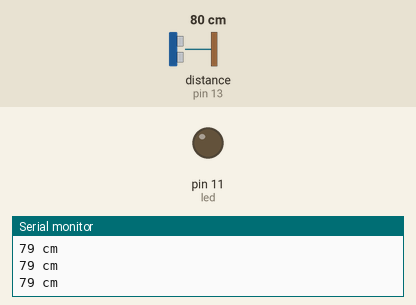
A sketch run on a simulated Arduino Uno, built with avr-gcc and run on an emulated ATmega328P. Shown: output pins drawn as LEDs (lit = HIGH), the last lines printed to the serial monitor. Wiring (inferred from the names in the program): ultrasonic range finder: trigger pin 12; echo pin 13. The inputs (shaded band) are chosen by the test bench; at power-on: distance to the obstacle (sensor on pin 13) 80 cm. The echo pulse lasts 58.3 µs per cm; pins used as bus, display or sensor lines are not drawn.

Above: at 1.3 s.
1.4 s: distance to the obstacle (sensor on pin 13) set to 2 cm
At 2.7 s:
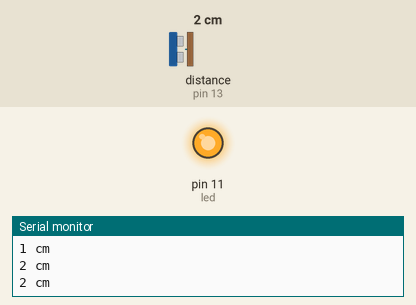
3.0 s: distance to the obstacle (sensor on pin 13) set to 18 cm
At 4.2 s:
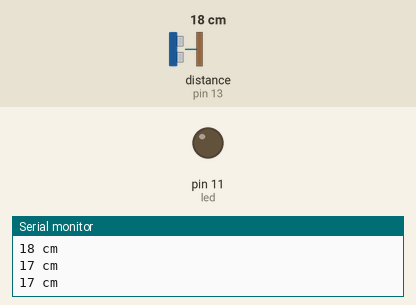
4.5 s: distance to the obstacle (sensor on pin 13) set to 4 cm
At 5.5 s:
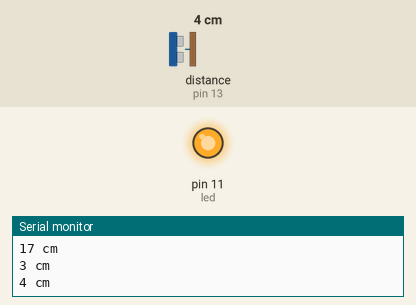
Timing chart, 0 to 7.5 s (numbered marks = the images above; inputs shaded):
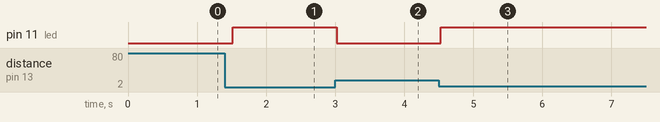

The sketch:

distance_sensor_arduino.ino
```cpp
/*
HC-SR04 Ping distance sensor]
VCC to arduino 5v GND to arduino GND
Echo to Arduino pin 12 Trig to Arduino pin 13
Red POS to Arduino pin 11
Green POS to Arduino pin 10
560 ohm resistor to both LED NEG and GRD power rail
More info at: http://goo.gl/kJ8Gl
Original code improvements to the Ping sketch sourced from Trollmaker.com
Some code and wiring inspired by http://en.wikiversity.org/wiki/User:Dstaub/robotcar
*/

#define trigPin 12
#define echoPin 13
#define led 11

void setup() {
  Serial.begin (9600);
  pinMode(trigPin, OUTPUT);
  pinMode(echoPin, INPUT);
  pinMode(led, OUTPUT);
}

void loop() {
  long duration, distance;
  digitalWrite(trigPin, LOW);  // Added this line
  delayMicroseconds(2); // Added this line
  digitalWrite(trigPin, HIGH);
//  delayMicroseconds(1000); - Removed this line
  delayMicroseconds(10); // Added this line
  digitalWrite(trigPin, LOW);
  duration = pulseIn(echoPin, HIGH);
  distance = (duration/2) / 29.1;
  if (distance < 10) {  // This is where the LED On/Off happens
    digitalWrite(led,HIGH); // when the distance is less than 10 cm, the light will turn on
}
  else {
    digitalWrite(led,LOW);
  }
  if (distance >= 200 || distance <= 0){
    Serial.println("Out of range");
  }
  else {
    Serial.print(distance);
    Serial.println(" cm");
  }
  delay(500);
}
```

Measured:
- after the input at 1.4 s, pin 11 (led): LOW → HIGH after 0.12 s
- after the input at 3.0 s, pin 11 (led): HIGH → LOW at once
- after the input at 4.5 s, pin 11 (led): LOW → HIGH at once
